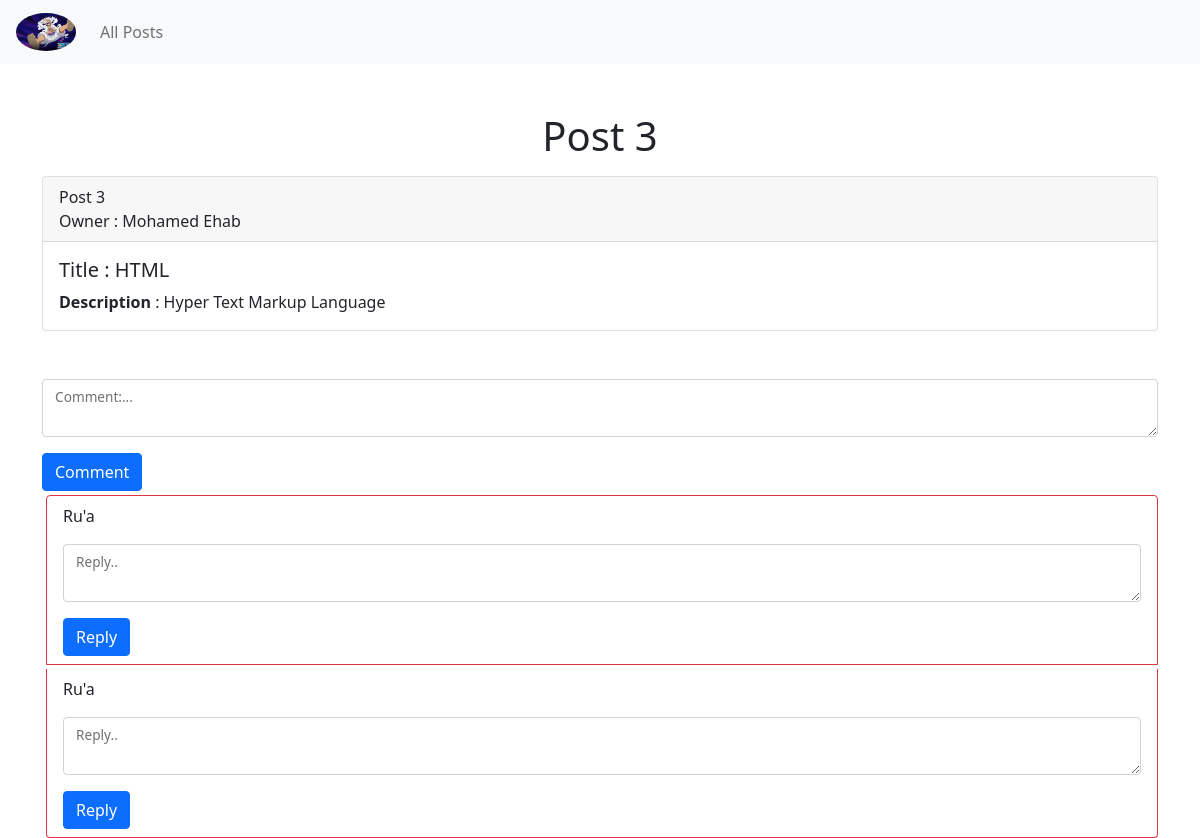
Page /view.php?id=3 (signed in) on the committed database.
### tables this page shows
CREATE TABLE `posts` (
  `post_id` int(11) NOT NULL,
  `title` varchar(80) NOT NULL,
  `description` varchar(250) NOT NULL,
  `post_created_by` int(11) NOT NULL
);

CREATE TABLE `users` (
  `id` int(10) NOT NULL,
  `name` varchar(50) NOT NULL,
  `email` varchar(80) NOT NULL,
  `password` varchar(100) NOT NULL
);

CREATE TABLE `comments` (
  `comment_id` int(11) NOT NULL,
  `post_id` int(11) NOT NULL,
  `comment` text NOT NULL,
  `comment_created_by` int(11) NOT NULL,
  `parent_id` int(11) DEFAULT NULL
);

### view.php (the view, shortened to what this page needs)
<?php
require_once './connection.php';
$post_id = $_GET['id'];
?>
<!doctype html>
<html lang="en">
<head>
    <link href="https://cdn.jsdelivr.net/npm/bootstrap@5.0.2/dist/css/bootstrap.min.css" rel="stylesheet">
</head>
<body>
    <nav class="navbar navbar-expand-lg navbar-light bg-light">
        <a class="navbar-brand ms-3">
            <img src="./Luffy Gear 5 .jpeg" class="rounded-circle" alt="LOGO" width="60px">
        </a>
        <div class="collapse navbar-collapse" id="navbarSupportedContent">
            <ul class="navbar-nav mr-auto">
                <li class="nav-item active">
                    <a class="nav-link" href="./index.php"> All Posts </a>
                </li>
            </ul>
        </div>
    </nav>
    <?php
    $sql = " SELECT * FROM posts INNER JOIN users on users.id = posts.post_created_by WHERE post_id = $post_id ";
    $result = mysqli_query($connection, $sql);
    $row = mysqli_fetch_assoc($result);
    ?>
    <div class="container mt-5">
        <h1 class="mt-3 mb-3 text-center"> Post <?php echo $row['post_id'] ?> </h1>
        <div class="card">
            <div class="card-header">
                Post <?php echo $row['post_id']; ?> <br>
                Owner : <?php echo $row['name']; ?>
            </div>
            <div class="card-body">
                <h5 class="card-title">
                    Title : <?php echo $row['title']; ?>
                </h5>
                <p class="card-text">
                    <b>Description</b> : <?php echo $row['description']; ?>
                </p>
            </div>
        </div>
        <form class="mt-5" action="./comment.php?post_id=<?php echo $post_id; ?>" method="post">
            <div class="form-floating mt-3">
                <textarea class="form-control" id="floatingTextarea" name="comment"></textarea>
                <label for="floatingTextarea">Comment:...</label>
            </div>
            <button type="submit" class="btn btn-primary mt-3"> Comment </button>
        </form>
         <?php
            function show_comments( $connection, $post_id, $parent_id = NULL )
            {
                $sql = " SELECT * FROM comments WHERE post_id = '$post_id' AND parent_id " . ( $parent_id ? "= $parent_id" : "IS NULL") ;
                $comments = mysqli_query( $connection, $sql );
                if( mysqli_num_rows($comments) > 0 )
                {
                    echo '<ul class="list-group">';
                        while( $comment = mysqli_fetch_assoc($comments) )
                        {
                            echo '<li class="list-group-item border-danger mt-1 ms-1">';
                                echo $comment['comment'];
                                 ?>
                                <form class="mt-1" action="reply.php?post_id=<?php echo $post_id; ?>&parent_id=<?php echo $comment['comment_id']; ?>" method="post">
                                    <div class="form-floating mt-3">
                                        <textarea class="form-control" id="floatingTextarea" name="comment"></textarea>
                                        <label for="floatingTextarea">Reply..</label>
                                    </div>
                                    <button type="submit" class="btn btn-primary mt-3"> Reply </button>
                                </form>
                                <?php
                                show_comments($connection, $post_id, $comment['comment_id']);
                            echo '</li>';
                        }
                    echo '</ul>';
                }
            }
         ?>
         <?php show_comments($connection, $post_id) ?>
    </div>
</body>
</html>

### rows in the picture
posts: post_id "3", post_created_by.name "Mohamed Ehab", title "HTML", description "Hyper Text Markup Language"
comments: comment "Ru'a"
comments: comment "Ru'a"
